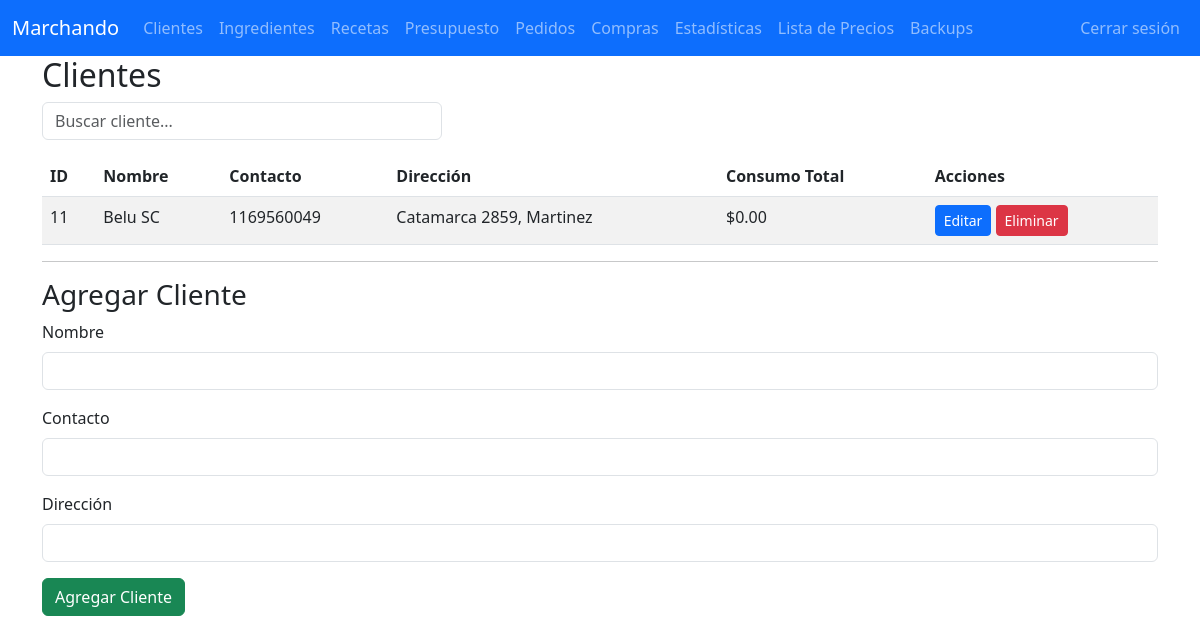
The app's page /clientes (signed in), older data.
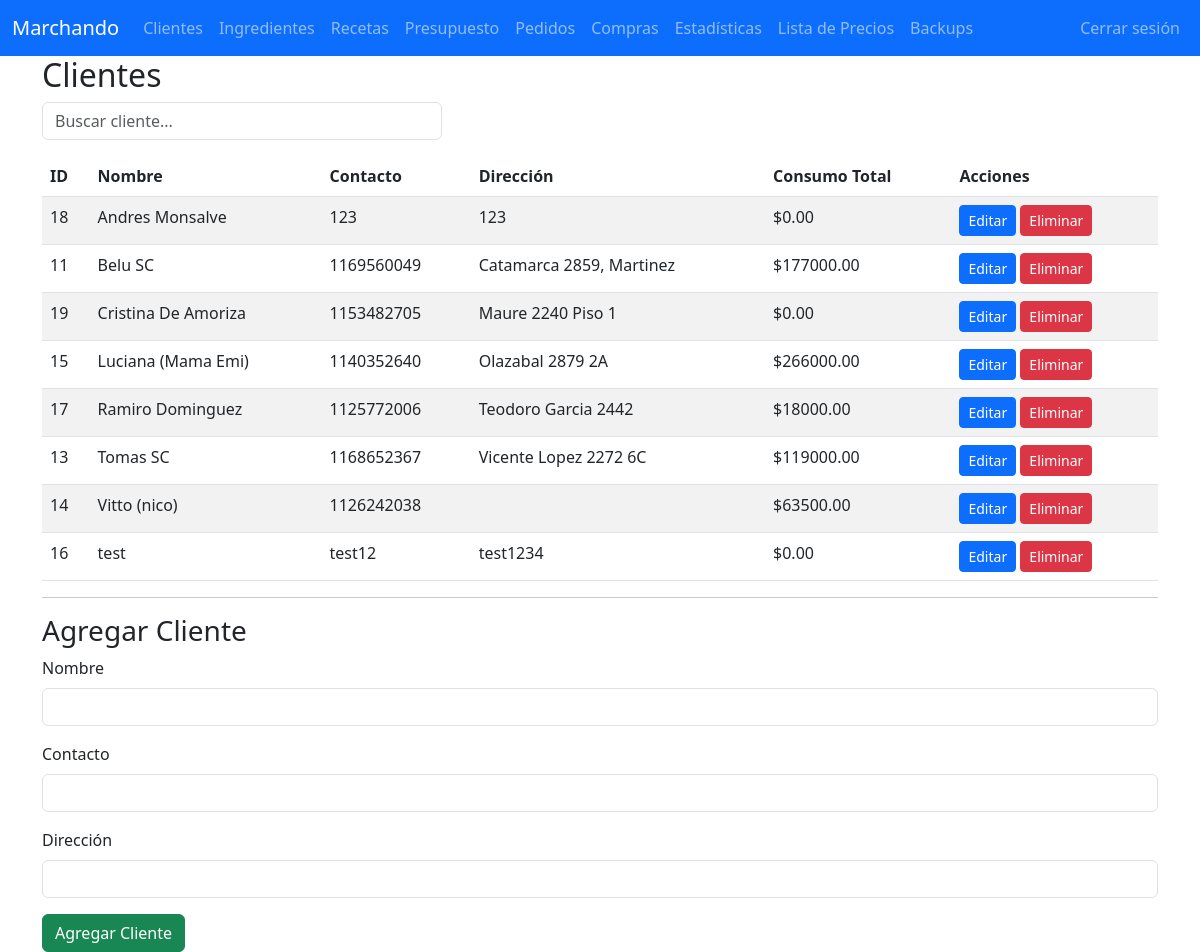
The same page, newer data.
### tables this page shows
CREATE TABLE clientes (
    id INTEGER PRIMARY KEY AUTOINCREMENT,
    nombre TEXT NOT NULL,
    contacto TEXT,
    direccion TEXT
);

### app.py (the view)
@app.route('/clientes')
@login_required
def clientes():
    with get_conn() as conn:
        clientes = conn.execute('''
            SELECT c.*,
                   IFNULL(SUM(p.precio_total), 0) as consumo_total
            FROM clientes c
            LEFT JOIN pedidos p ON c.id = p.cliente_id AND p.estado = 'finalizado'
            GROUP BY c.id
            ORDER BY c.nombre
        ''').fetchall()
    return render_template('clientes.html', clientes=clientes)

### app.py (called while the page is built)
def login_required(f):
    @wraps(f)
    def decorated_function(*args, **kwargs):
        if not session.get('logged_in'): # PRUEBAS LOCALES
            return redirect(url_for('login', next=request.path))
        return f(*args, **kwargs)
    return decorated_function

def get_conn():
    conn = sqlite3.connect(DB_NAME)
    conn.row_factory = sqlite3.Row
    return conn

### templates/clientes.html (shortened to what this page needs)
{% extends "base.html" %}
{% block content %}
<h2>Clientes</h2>
<div class="mb-3">
  <input id="searchInput" class="form-control" placeholder="Buscar cliente..." onkeyup="filterTable()" />
</div>
<table class="table table-striped table-hover" id="clientesTable">
  <thead>
    <tr>
      <th>ID</th>
      <th>Nombre</th>
      <th>Contacto</th>
      <th>Dirección</th>
      <th>Consumo Total</th>
      <th>Acciones</th>
    </tr>
  </thead>
  <tbody>
  {% for c in clientes %}
    <tr>
      <td>{{ c.id }}</td>
      <td>{{ c.nombre }}</td>
      <td>{{ c.contacto }}</td>
      <td>{{ c.direccion }}</td>
      <td>${{ "%.2f"|format(c.consumo_total) }}</td>
        <td>
  <button class="btn btn-sm btn-primary"
          data-id="{{ c.id }}"
          data-nombre="{{ c.nombre }}"
          data-contacto="{{ c.contacto }}"
          data-direccion="{{ c.direccion }}"
          onclick="editarClienteDesdeBoton(this)">
    Editar
  </button>
  <a href="{{ url_for('eliminar_cliente', id=c.id) }}" class="btn btn-sm btn-danger" onclick="return confirm('Eliminar cliente?')">Eliminar</a>
</td>
    </tr>
  {% endfor %}
  </tbody>
</table>
<hr>
<h3>Agregar Cliente</h3>
<form method="POST" action="{{ url_for('nuevo_cliente') }}">
  <div class="mb-3">
    <label for="nombre" class="form-label">Nombre</label>
    <input name="nombre" type="text" class="form-control" id="nombre" required>
  </div>
  <div class="mb-3">
    <label for="contacto" class="form-label">Contacto</label>
    <input name="contacto" type="text" class="form-control" id="contacto">
  </div>
  <div class="mb-3">
    <label for="direccion" class="form-label">Dirección</label>
    <input name="direccion" type="text" class="form-control" id="direccion">
  </div>
  <button type="submit" class="btn btn-success">Agregar Cliente</button>
</form>
{% endblock %}

### templates/base.html (shortened to what this page needs)
<!DOCTYPE html>
<html lang="es">
<head>
    <link href="https://cdn.jsdelivr.net/npm/bootstrap@5.3.0/dist/css/bootstrap.min.css" rel="stylesheet" />
</head>
<body>
<nav class="navbar navbar-expand-lg navbar-dark bg-primary fixed-top">
  <div class="container-fluid">
    <a class="navbar-brand" href="{{ url_for('index') }}">Marchando</a>
    <div class="collapse navbar-collapse" id="navbarNav">
      <ul class="navbar-nav me-auto">
        <li class="nav-item"><a class="nav-link" href="{{ url_for('clientes') }}">Clientes</a></li>
        <li class="nav-item"><a class="nav-link" href="{{ url_for('modificar_ingredientes') }}">Ingredientes</a></li>
        <li class="nav-item"><a class="nav-link" href="{{ url_for('ver_recetas') }}">Recetas</a></li>
        <li class="nav-item"><a class="nav-link" href="{{ url_for('presupuesto') }}">Presupuesto</a></li>
        <li class="nav-item"><a class="nav-link" href="{{ url_for('pedidos') }}">Pedidos</a></li>
        <li class="nav-item"><a class="nav-link" href="{{ url_for('compras') }}">Compras</a></li>
        <li class="nav-item"><a class="nav-link" href="{{ url_for('estadisticas_pedidos') }}">Estadísticas</a></li>
        <li class="nav-item"><a class="nav-link" href="{{ url_for('lista_precios') }}">Lista de Precios</a></li>
        <li class="nav-item"><a class="nav-link" href="{{ url_for('backups.listar_backups') }}">Backups</a></li>
      </ul>
      <ul class="navbar-nav ms-auto">
        {% if session.get('logged_in') %}
          <li class="nav-item">
            <a class="nav-link" href="{{ url_for('logout') }}">Cerrar sesión</a>
          </li>
        {% endif %}
      </ul>
    </div>
  </div>
</nav>
<div class="container">
    {% block content %}
    {% endblock %}
</div>
</body>
</html>

### templates/base.html (style rules this page uses)
body { padding-top: 56px; }

### templates/clientes.html (style rules this page uses)
#searchInput { max-width: 400px; }

Row changes from the older to the newer data that the page shows:
added clientes: id "18", nombre "Andres Monsalve", contacto "123", direccion "123", consumo_total "0.00"
computed for clientes "Belu SC": consumo_total "0.00" → "177000.00"
added clientes: id "19", nombre "Cristina De Amoriza", contacto "1153482705", direccion "Maure 2240 Piso 1", consumo_total "0.00"
added clientes: id "15", nombre "Luciana (Mama Emi)", contacto "1140352640", direccion "Olazabal 2879 2A", consumo_total "266000.00"
added clientes: id "17", nombre "Ramiro Dominguez", contacto "1125772006", direccion "Teodoro Garcia 2442", consumo_total "18000.00"
added clientes: id "13", nombre "Tomas SC", contacto "1168652367", direccion "Vicente Lopez 2272 6C", consumo_total "119000.00"
added clientes: id "14", nombre "Vitto (nico)", contacto "1126242038", consumo_total "63500.00"
added clientes: id "16", nombre "test", contacto "test12", direccion "test1234", consumo_total "0.00"
